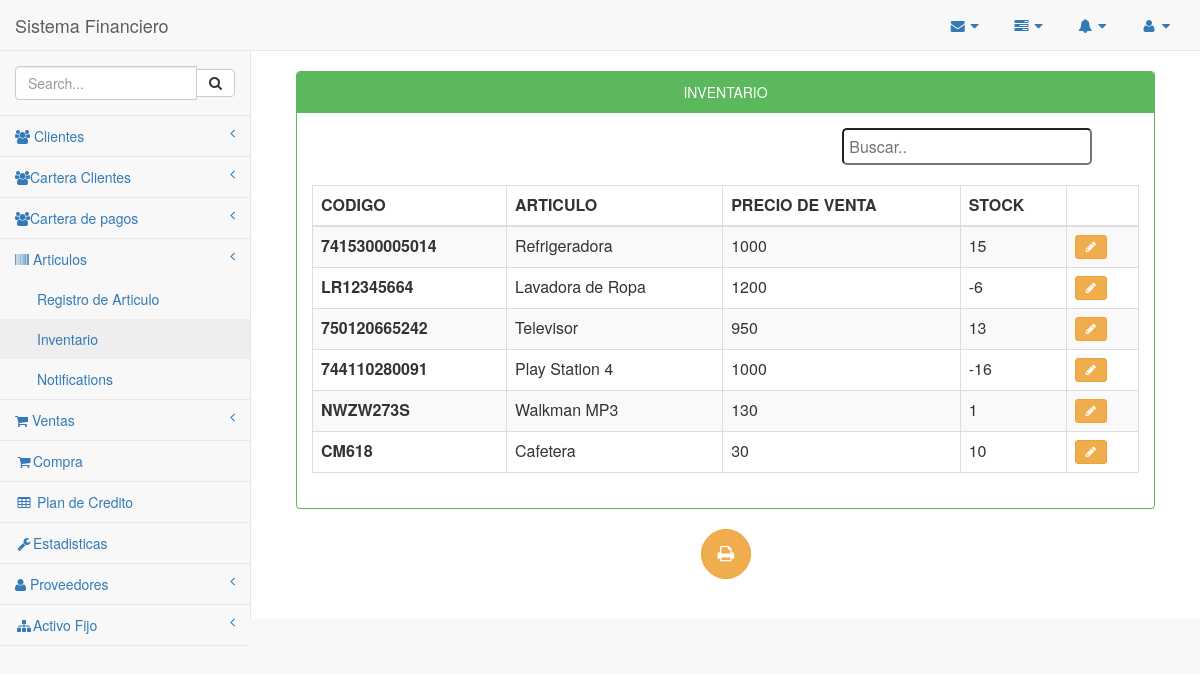
The page /Inventario/InventarioArticulos.php on the database as committed earlier.
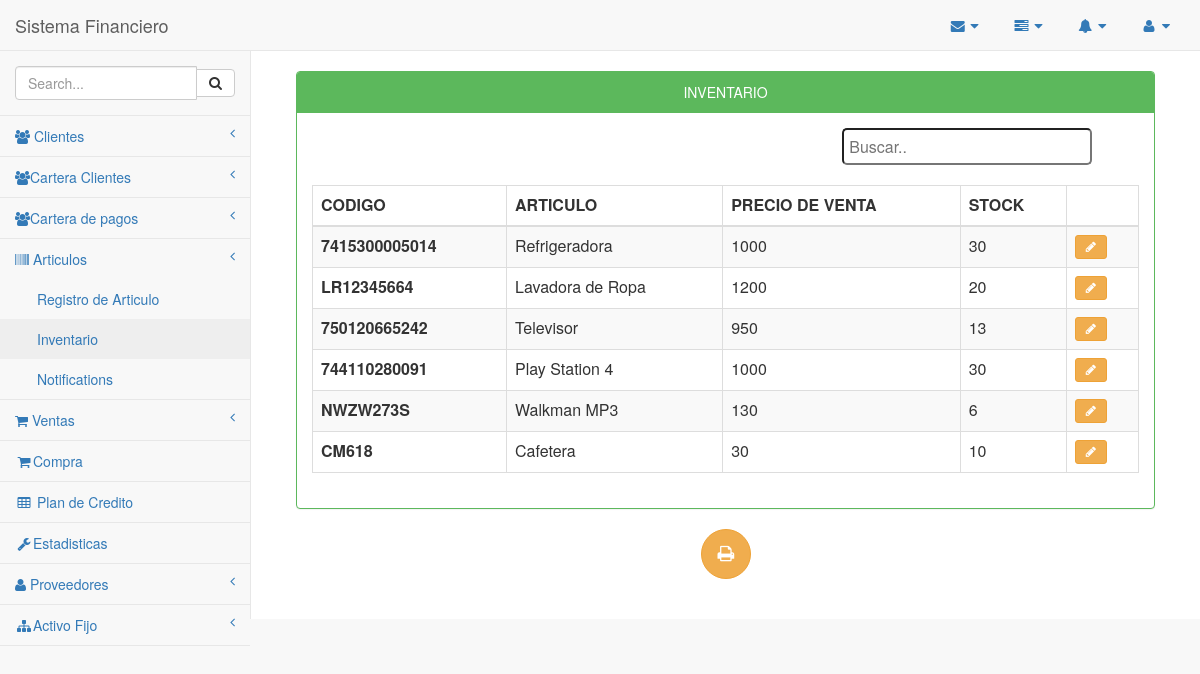
The same page on the database as committed later.
### tables this page shows
CREATE TABLE `inventario` (
  `idinventario` int(11) NOT NULL,
  `id_articulos` int(11) DEFAULT NULL,
  `stock` int(11) DEFAULT NULL,
  `stockMinimo` int(11) DEFAULT NULL,
  `pv` float DEFAULT NULL,
  `cant` int(11) DEFAULT NULL
);

CREATE TABLE `articulos` (
  `idarticulos` int(11) NOT NULL,
  `codigo` varchar(45) DEFAULT NULL,
  `nombre` varchar(45) DEFAULT NULL,
  `cantidad` int(11) DEFAULT NULL,
  `valor` float DEFAULT NULL,
  `marca` varchar(45) DEFAULT NULL,
  `estado` varchar(45) DEFAULT NULL,
  `unidad` int(11) DEFAULT NULL,
  `idproveedor` int(10) DEFAULT NULL,
  `idcategoria` int(10) DEFAULT NULL
);

### Inventario/InventarioArticulos.php (the view, shortened to what the changed rows need)
<?php
 include_once '../conexion/php_conexion.php';
    include_once '../Plantilla/encabezado.php';
    include_once '../Plantilla/menuLateral.php';
?>
<head>
</head>
<div id="page-wrapper"  align="center">
    <div class="container-fluid"  align="center">
        <div class="row" align="center">
            <div class="col-md-12">
                <br>
                <div class="panel panel-green">
                            </table><br>
                            <table id="tabla" class="table table-striped table-bordered table-hover">
                                <thead>
                                    <tr>
                                        <th>CODIGO</th>
                                        <th>ARTICULO</th>
                                        <th>PRECIO DE VENTA</th>
                                        <th>STOCK</th>
                                        <th></th>
                                    </tr>
                                </thead>
                                <tbody class="buscar">
                                    <?php
                                    $sacar = mysqli_query($conexion, "SELECT articulos.idarticulos, articulos.codigo, articulos.nombre, inventario.pv, inventario.stock FROM articulos INNER JOIN inventario ON inventario.id_articulos = articulos.idarticulos");
                                    while ($fila = mysqli_fetch_array($sacar)) {
                                        $modificar = $fila['idarticulos'];
                                        $codigo = $fila['codigo'];
                                        $nombre = $fila['nombre'];
                                        $pv = $fila['pv'];
                                        $stock = $fila['stock'];
                                        ?>
                                        <tr>
                                            <th><?php echo $codigo; ?></th>
                                            <td><?php echo $nombre; ?></td>
                                            <td><?php echo $pv; ?></td>
                                            <td><?php echo $stock; ?></td>
                                            <td class="center">
                                                <a href="modificarInventario.php?ir=<?php echo $modificar; ?>"class="btn btn-warning btn-sm"><i class="fa fa-pencil"></i></a>
                                            </td>
                                        <?php } ?>
                                    </tr>
                                </tbody>
                            </table>
                        </div>
                    </div>
                </div>
            </div>
        </div>
    </div>
<?php
include_once '../Plantilla/inferior.php';
?>

### Plantilla/encabezado.php (shortened to what the changed rows need)
    <link href="../vendor/bootstrap/css/bootstrap.min.css" rel="stylesheet">
    <link href="../vendor/metisMenu/metisMenu.min.css" rel="stylesheet">
    <link href="../dist/css/sb-admin-2.css" rel="stylesheet">
    <link href="../vendor/font-awesome/css/font-awesome.min.css" rel="stylesheet" type="text/css">
<body>
    <div id="wrapper">
        <nav class="navbar navbar-default navbar-static-top" role="navigation" style="margin-bottom: 0">
            <div class="navbar-header">
                <a class="navbar-brand" href="../Inicio/index.php">Sistema Financiero</a>
            </div>

Rows that differ between the two databases and show on the page:
changed inventario "Refrigeradora": stock "15" → "30"
changed inventario "LR12345664": stock "-6" → "20"
changed inventario "Play Station 4": stock "-16" → "30"
changed inventario "NWZW273S": stock "1" → "6"
